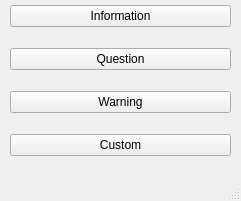
<?xml version="1.0" encoding="UTF-8"?>
<ui version="4.0">
 <class>MainWindow</class>
 <widget class="QMainWindow" name="MainWindow">
  <property name="geometry">
   <rect>
    <x>0</x>
    <y>0</y>
    <width>241</width>
    <height>201</height>
   </rect>
  </property>
  <property name="windowTitle">
   <string>MainWindow</string>
  </property>
  <widget class="QWidget" name="centralwidget">
   <widget class="QWidget" name="">
    <property name="geometry">
     <rect>
      <x>10</x>
      <y>-10</y>
      <width>221</width>
      <height>181</height>
     </rect>
    </property>
    <layout class="QVBoxLayout" name="verticalLayout">
     <item>
      <widget class="QPushButton" name="pushButton">
       <property name="text">
        <string>Information</string>
       </property>
      </widget>
     </item>
     <item>
      <widget class="QPushButton" name="pushButton_2">
       <property name="text">
        <string>Question</string>
       </property>
      </widget>
     </item>
     <item>
      <widget class="QPushButton" name="pushButton_3">
       <property name="text">
        <string>Warning</string>
       </property>
      </widget>
     </item>
     <item>
      <widget class="QPushButton" name="pushButton_4">
       <property name="text">
        <string>Custom</string>
       </property>
      </widget>
     </item>
    </layout>
   </widget>
  </widget>
  <widget class="QMenuBar" name="menubar">
   <property name="geometry">
    <rect>
     <x>0</x>
     <y>0</y>
     <width>241</width>
     <height>17</height>
    </rect>
   </property>
  </widget>
  <widget class="QStatusBar" name="statusbar"/>
 </widget>
 <resources/>
 <connections/>
</ui>
